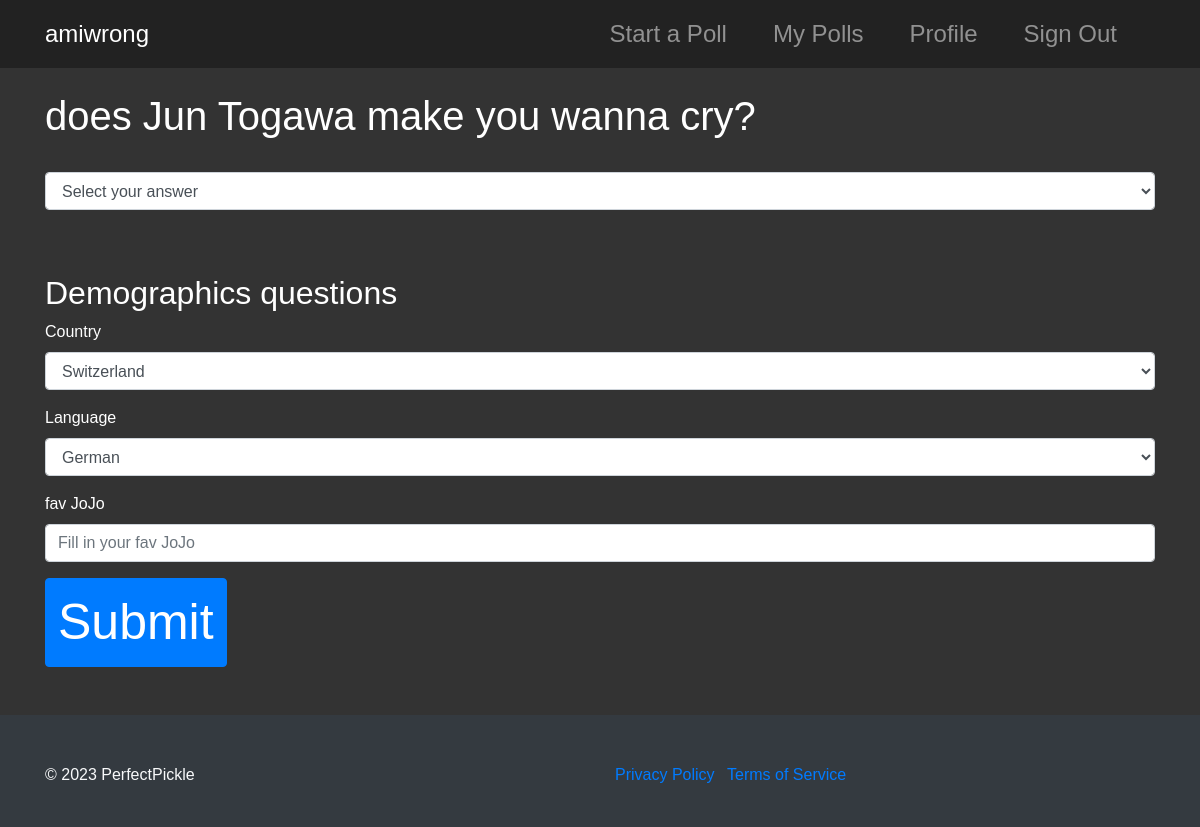
The app's page /poll/iCcxhdxHiVB (signed in) with its own data.
### tables this page shows
CREATE TABLE polls (
    id INTEGER PRIMARY KEY AUTOINCREMENT NOT NULL,
    user_id INTEGER NOT NULL,
    unique_id TEXT NOT NULL UNIQUE,
    question TEXT NOT NULL,
    assumption TEXT,
    creation_date DATETIME NOT NULL DEFAULT CURRENT_TIMESTAMP,
    FOREIGN KEY (user_id) REFERENCES users(id)
);

CREATE TABLE demographics_options (
    id INTEGER PRIMARY KEY AUTOINCREMENT NOT NULL,
    poll_id INTEGER NOT NULL,
    demographic TEXT NOT NULL,

    FOREIGN KEY (poll_id) REFERENCES polls(id)
);

### app.py (the view)
@app.route("/poll/<unique_id>", methods=["GET", "POST"])
def view_poll(unique_id):
    poll = get_poll(unique_id)
    print(unique_id)
    if not poll:
        abort(404)
    if request.method == "POST":
        poll_answer = request.form.get("pollChoice")
        if poll_answer not in poll["choices"]:
            flash("Invalid answer")
            return redirect(f'/poll/{unique_id}')
        poll_answer_id = get_answer_id(poll_answer, poll["id"])
        demo_answers = {}
        for d in poll["demographics"].keys():
            demo_answers[d] = request.form.get(d)
            match str(d).lower():
                case "age":
                    if int(demo_answers[d]) <= 0 or int(demo_answers[d]) >= 130:
                        flash("Invalid age entered")
                        return redirect(f'/poll/{unique_id}')
                case "country":
                    if demo_answers[d] not in countries:
                        flash("Invalid demographic data submitted")
                        return redirect(f'/poll/{unique_id}')
                case "gender":
                    if demo_answers[d] not in gender_options:
                        flash("Invalid demographic data submitted")
                        return redirect(f'/poll/{unique_id}')
                case "sexuality":
                    if demo_answers[d] not in sexualities:
                        flash("Invalid demographic data submitted")
                        return redirect(f'/poll/{unique_id}')
                case "politics":
                    if demo_answers[d] not in politics_options:
                        flash("Invalid demographic data submitted")
                        return redirect(f'/poll/{unique_id}')
                case "language":
                    if demo_answers[d] not in languages:
                        flash("Invalid demographic data submitted")
                        return redirect(f'/poll/{unique_id}')
                case _:
                    flash("Invalid demographic category submitted")
                    return redirect(f'/poll/{unique_id}')
            if demo_answers[d] == "":
                demo_answers.pop(d, None)  # remove nonresponse
        for d in poll["custom_demographics"]:
            demo_answer = request.form.get(d)
            if demo_answer:
                demo_answers[d] = demo_answer
            else:
                demo_answers.pop(d, None)  # remove nonresponse
        connection = sqlite3.connect("amiwrong.db")
        cursor = connection.cursor()
        try:
            cursor.execute("INSERT INTO votes (user_id, poll_id, chosen_answer_id) VALUES (?, ?, ?)",
                           (session["user_id"], poll["id"], poll_answer_id))
            vote_id = cursor.lastrowid
            for demographic, response in demo_answers.items():
                demographic_option_id = get_demographic_option_id(demographic, poll["id"])
                if demographic_option_id is not None:
                    cursor.execute("INSERT INTO demographics_responses (vote_id, demographic_option_id, demographic_response) VALUES (?, ?, ?)",
                                   (vote_id, demographic_option_id, response))
            connection.commit()
        except sqlite3.Error as e:
            connection.rollback()
            flash("An error occurred while saving your vote.")
            return redirect(f'/poll/{unique_id}')
        finally:
            cursor.close()
            connection.close()
        return redirect(f'/poll/{unique_id}')
    else:
        votes = get_vote_count(unique_id)
        if 'user_id' not in session:
            return render_template('poll_results.html', poll=poll, votes=votes)
        connection = sqlite3.connect("amiwrong.db")
        cursor = connection.cursor()
        vote_check = cursor.execute("SELECT COUNT(*) FROM votes WHERE user_id = ? AND poll_id = ?", (session["user_id"], poll["id"])).fetchone()[0]
        if vote_check > 0:
            user_choice = cursor.execute("""
                SELECT answers.answer
                FROM votes
                JOIN answers ON votes.chosen_answer_id = answers.id
                JOIN polls ON votes.poll_id = polls.id
                WHERE votes.user_id = ? AND polls.unique_id = ?;
                """, (session["user_id"], unique_id)).fetchone()[0]
        else:
            user_choice = None
        cursor.close()
        connection.close()
        profile = get_profile(session["user_id"])
        if vote_check > 0:
            return render_template('poll_results.html', poll=poll, votes=votes, user_choice=user_choice)
        else:
            print(poll)
            return render_template('poll.html', poll=poll, profile=profile)

### app.py (called while the page is built)
def dict_factory(cursor, row):
    fields = [column[0] for column in cursor.description]
    return {key: value for key, value in zip(fields, row)}

def get_profile(user_id):
    connection = sqlite3.connect("amiwrong.db")
    connection.row_factory = dict_factory
    cursor = connection.cursor()
    try:
        profile = cursor.execute("SELECT * FROM profiles WHERE user_id=?;", (user_id,)).fetchone()
    except:
        profile = False
    cursor.close()
    connection.close()
    return profile

@app.after_request
def after_request(response):
    response.headers["Cache-Control"] = "no-cache, no-store, must-revalidate, max-age=0"
    response.headers["Expires"] = 0
    response.headers["Pragma"] = "no-cache"
    return response

### templates/poll.html (shortened to what this page needs)
{% extends "layout.html" %}  {% block main %}
<h1>{{ poll["question"] }}</h1>
<br />
<form action="/poll/{{ poll['unique_id'] }}" method="post">
  <div class="form-group">
    <select class="form-control" id="pollChoice" name="pollChoice">
      <option value="" selected disabled>Select your answer</option>
    </select>
  </div>
  <br />
  <br />
  <h2>Demographics questions</h2>
{% for demo, options in poll["demographics"].items() %}
  <div class="form-group">
    {% set demo_key = demo.lower() %}
    <label for="{{ demo }}">{{ demo }}</label>
    {% if demo == "Age" %}
      <input type="text" class="form-control" id="{{ demo }}" name="{{ demo }}" value="{{ profile[demo_key] if profile[demo_key] != 'NULL' else '' }}" />
    {% else %}
      <select class="form-control" id="{{ demo }}" name="{{ demo }}">
        {% for option in options %}
          <option value="{{ option }}" {% if profile[demo_key]|string == option|string %}selected{% endif %}>{{ option }}</option>
        {% endfor %}
      </select>
    {% endif %}
  </div>
{% endfor %}
  {% if "custom_demographics" in poll %} {% for demo in
  poll["custom_demographics"] %}
  <div class="form-group">
    <label for="{{ demo }}">{{ demo }}</label>
    <input
      type="text"
      class="form-control"
      id="{{ demo }}"
      name="{{ demo }}"
      placeholder="Fill in your {{ demo }}"
    />
  </div>
  {% endfor %} {% endif %}
  <button type="submit" class="btn btn-primary">Submit</button>
</form>
 {% endblock %}

### templates/layout.html (shortened to what this page needs)
<!DOCTYPE html>
<html lang="en">
  <head>
    <link
      rel="stylesheet"
      href="https://maxcdn.bootstrapcdn.com/bootstrap/4.5.2/css/bootstrap.min.css"
    />
    <link rel="stylesheet" href="static/css/styles.css" />
  </head>
  <body>
    <nav class="navbar navbar-expand-lg navbar-dark">
      <div class="container">
        <a class="navbar-brand" href="/">amiwrong</a>
        <div class="collapse navbar-collapse" id="navbarNav">
          {% if session["user_id"] %}
          <ul class="navbar-nav ml-auto">
            <li class="nav-item">
              <a class="nav-link" href="/create">Start a Poll</a>
            </li>
            <li class="nav-item">
              <a class="nav-link" href="/">My Polls</a>
            </li>
            <li class="nav-item">
              <a class="nav-link" href="/profile">Profile</a>
            </li>
            <li class="nav-item">
              <a class="nav-link" href="/signout">Sign Out</a>
            </li>
          </ul>
          {% endif %}
        </div>
      </div>
    </nav>
    <div class="container mt-4">{% block main %}{% endblock %}</div>
    <footer class="mt-5 pt-5 bg-dark text-light py-4">
      <div class="container">
        <div class="row">
          <div class="col-md-6">
            <p>&copy; 2023 PerfectPickle</p>
          </div>
          <div class="col-md-6 text-md-end">
            <ul class="list-inline">
              <li class="list-inline-item"><a href="#">Privacy Policy</a></li>
              <li class="list-inline-item"><a href="#">Terms of Service</a></li>
            </ul>
          </div>
        </div>
      </div>
    </footer>
  </body>
</html>

### static/css/styles.css (style rules this page uses)
.btn { font-size: 50px; }

### templates/layout.html (style rules this page uses)
body { background-color: #333; color: #fff; font-family: "Circular Std", sans-serif; }
.navbar { background-color: #222; }
.navbar-nav, .navbar-brand { font-size: 24px; margin-left: auto; }
.navbar-nav .nav-item { margin-right: 30px; }
.navbar-brand { margin-left: 0; }

### records on screen
polls: question "does Jun Togawa make you wanna cry?"
demographics_options: demographic "Country"
demographics_options: demographic "Language"
demographics_options: demographic "fav JoJo", demographic "Fill in your fav JoJo"

### other values on screen
form field Country "Switzerland"
form field Language "German"
